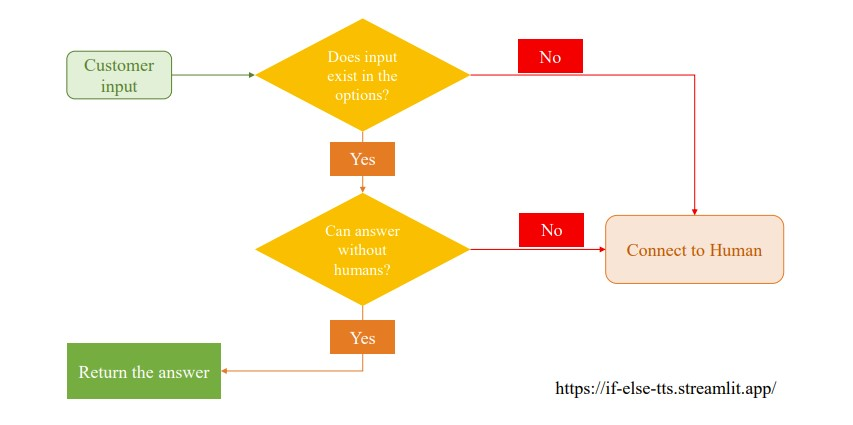
#> input picture 250610 Blog Module 1 - Week 2/Basic Python/image/Chat bot flow chart.jpg, 853 x 425 px
$ python -i app.py   (imports and definitions only)
#> lines starting #> are read from the running program, lines starting #| are printed output that depends on the picture; after the words box and inside, x2 and y2 are one past the last pixel; in counts of white or black regions, pixels touching at a corner belong together
import gradio as gr
from typing import Optional, Tuple, Any
import numpy as np
from PIL import Image, ImageOps

def _to_pil(img: Any) -> Optional[Any]:
	if img is None:
		return None
	if Image is None:
		raise RuntimeError("Pillow not available. Please install 'pillow'.")
	if isinstance(img, Image.Image):
		return img
	arr = np.asarray(img)
	if not (arr.ndim == 2 or (arr.ndim == 3 and arr.shape[2] in (3, 4))):
		raise ValueError("Unsupported image array shape")
	return Image.fromarray(arr.astype(np.uint8))


def preprocess_image(img: Any, max_side: int = 512, progress: Optional[gr.Progress] = None) -> Optional[Any]:
	if img is None:
		gr.Warning("Please upload an image first.")
		return None
	if progress:
		progress(0, desc="Loading image…")
	pil = _to_pil(img)
	if pil is None:
		return None
	if progress:
		progress(0.3, desc="Resizing…")
	# Keep aspect ratio, cap the longest side
	w, h = pil.size
	scale = min(1.0, max_side / max(w, h))
	if scale < 1.0:
		pil = pil.resize((int(w * scale), int(h * scale)))
	if progress:
		progress(0.7, desc="Auto-contrast…")
	pil = ImageOps.autocontrast(pil)
	if progress:
		progress(1.0, desc="Done")
	return pil


def detect_edges(img: Any, strength: float = 1.0, progress: Optional[gr.Progress] = None) -> Optional[Any]:
	if img is None:
		gr.Warning("Please run Preprocess first or upload an image.")
		return None
	pil = _to_pil(img).convert("L")  # grayscale
	if progress:
		progress(0.2, desc="Computing gradients…")
	arr = np.asarray(pil, dtype=np.float32)
	# Use numpy gradient as a simple edge detector (fast and dependency-free)
	gy, gx = np.gradient(arr)
	mag = np.hypot(gx, gy)
	mag *= (255.0 / (mag.max() + 1e-6))
	if progress:
		progress(0.7, desc="Applying strength…")
	mag = np.clip(mag * float(max(0.1, strength)), 0, 255).astype(np.uint8)
	out = Image.fromarray(mag)
	if progress:
		progress(1.0, desc="Done")
	return out


def enhance_image(img: Any, progress: Optional[gr.Progress] = None) -> Optional[Any]:
	if img is None:
		gr.Warning("Please run Detect Edges first.")
		return None
	pil = _to_pil(img)
	if progress:
		progress(0.5, desc="Enhancing…")
	# Simple enhancement via auto-contrast again; could be extended
	pil = ImageOps.autocontrast(pil)
	if progress:
		progress(1.0, desc="Done")
	return pil


def run_all_image(image: Any, strength: float = 1.0, progress: Optional[gr.Progress] = None):
	if image is None:
		gr.Warning("Please upload an image.")
		return None, None, None
	# Use the same progress object for simplicity
	p = preprocess_image(image, progress=progress)
	e = detect_edges(p, strength=strength, progress=progress)
	h = enhance_image(e, progress=progress)
	return p, e, h


# -----------------------
# Text pipeline helpers
# -----------------------
def clean_text(text: str) -> str:
	if not text:
		gr.Warning("Please enter text.")
		return ""
	# Normalize whitespace and quotes
	cleaned = " ".join(text.strip().split())
	return cleaned


def summarize_text(text: str, max_sentences: int = 2) -> str:
	if not text:
		gr.Warning("Please clean the text first.")
		return ""
	# Naive sentence-based summarization: pick first N sentences
	import re

	sents = re.split(r"(?<=[.!?])\s+", text)
	summary = " ".join(sents[: max(1, int(max_sentences))])
	return summary


def sentiment(text: str) -> Tuple[str, float]:
	if not text:
		gr.Warning("Please provide text.")
		return ("neutral", 0.0)
	# Tiny lexicon-based scorer
	pos = {"good", "great", "excellent", "amazing", "love", "like", "happy", "awesome", "fantastic"}
	neg = {"bad", "terrible", "awful", "hate", "dislike", "sad", "poor", "horrible", "worse"}
	words = [w.strip(".,!?;:").lower() for w in text.split()]
	score = sum(1 for w in words if w in pos) - sum(1 for w in words if w in neg)
	label = "positive" if score > 0 else ("negative" if score < 0 else "neutral")
	# Normalize score into [-1, 1] by a simple squash
	norm = max(1.0, len(words) / 10.0)
	val = float(score / norm)
	# Clamp to [-1, 1]
	val = max(-1.0, min(1.0, val))
	return (label, val)


# [136 lines not run here, left out]

>>> import cv2
>>> picture = cv2.imread('../../../250610 Blog Module 1 - Week 2/Basic Python/image/Chat bot flow chart.jpg', cv2.IMREAD_GRAYSCALE)
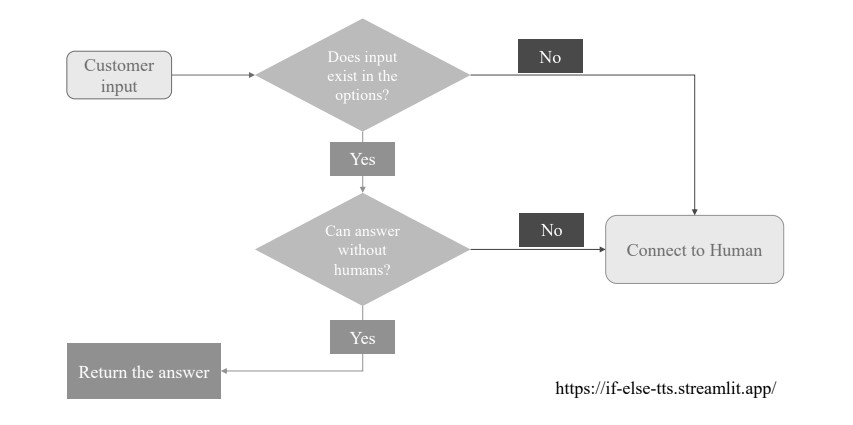
#> picture: shape (425, 853); min 0, max 255, mean 242.2
>>> result = run_all_image(picture)
#> in preprocess_image, `pil = ImageOps.autocontrast(pil)`:
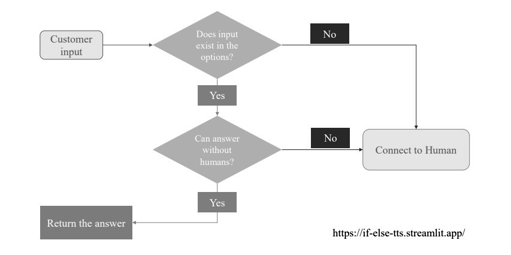
#> pil: PIL image 511x255 L; min 0, max 255, mean 239.7
#> in detect_edges, `gy, gx = np.gradient(arr)`:
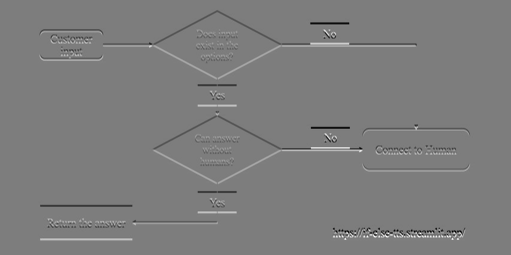
#> gy: shape (255, 511) float32; min -123.5, max 127.5, mean 0; drawn with min black and max white
#> in detect_edges, `gy, gx = np.gradient(arr)`:
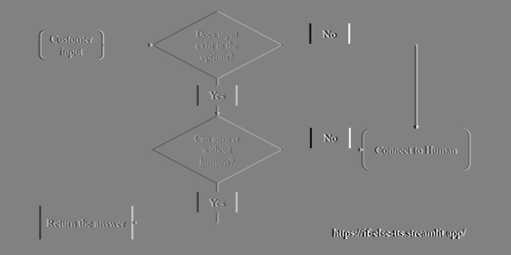
#> gx: shape (255, 511) float32; min -127.5, max 123, mean 0; drawn with min black and max white
#> in detect_edges, `mag = np.hypot(gx, gy)`:
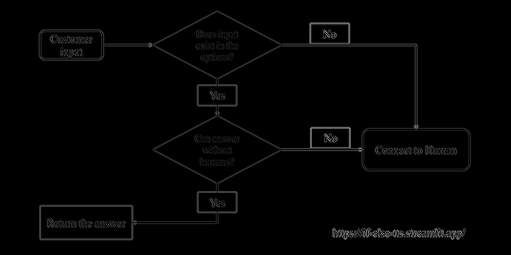
#> mag: shape (255, 511) float32; min 0, max 161.4, mean 3.3
#> in detect_edges, `mag *= (255.0 / (mag.max() + 1e-6))`:
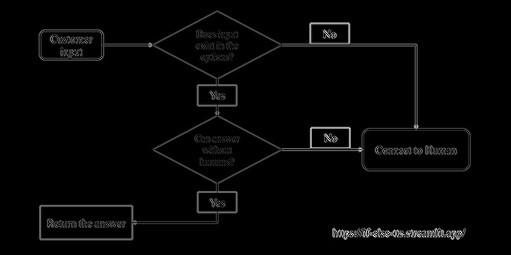
#> mag: shape (255, 511) float32; 16.02% of pixels changed, all inside (x1, y1, x2, y2) = (37, 8, 476, 241)
